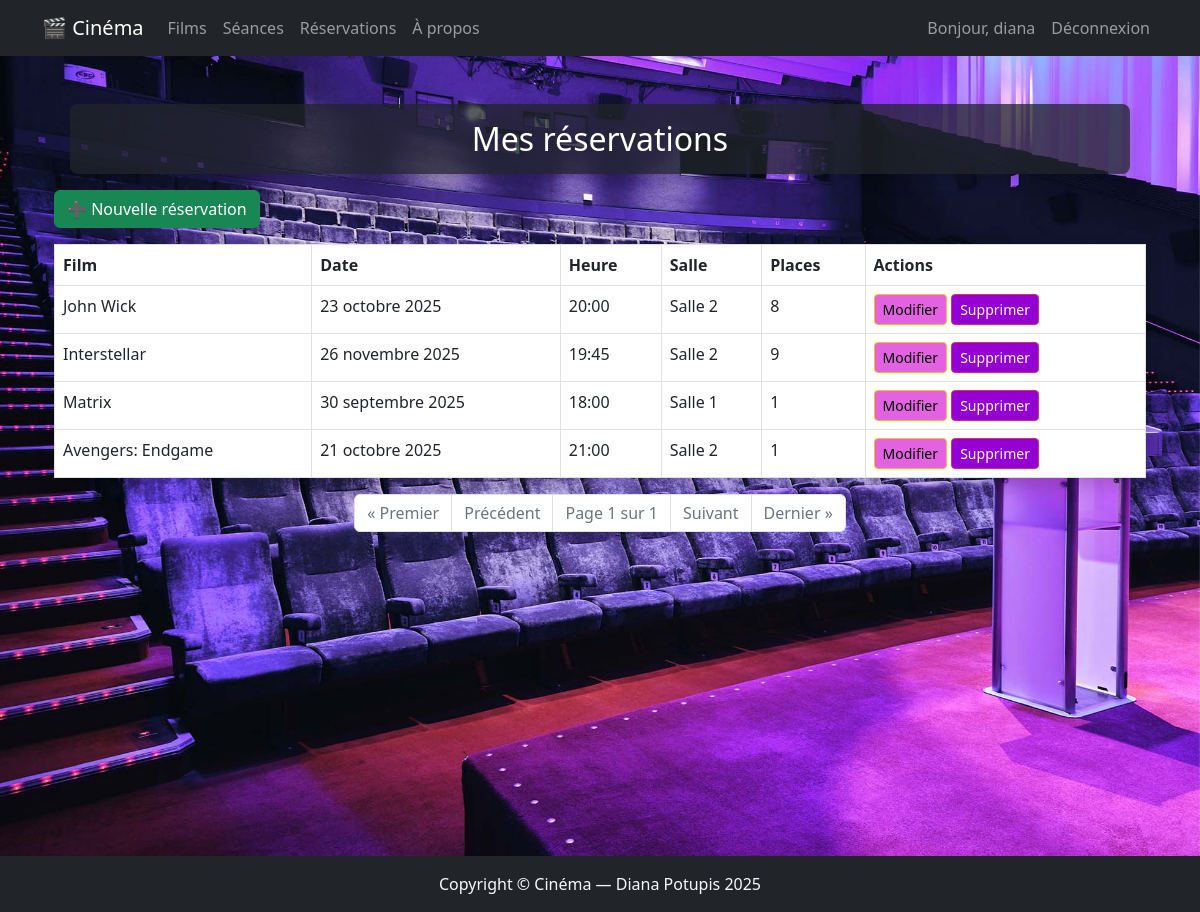
Page /reservations/ (signed in) on the earlier database version.
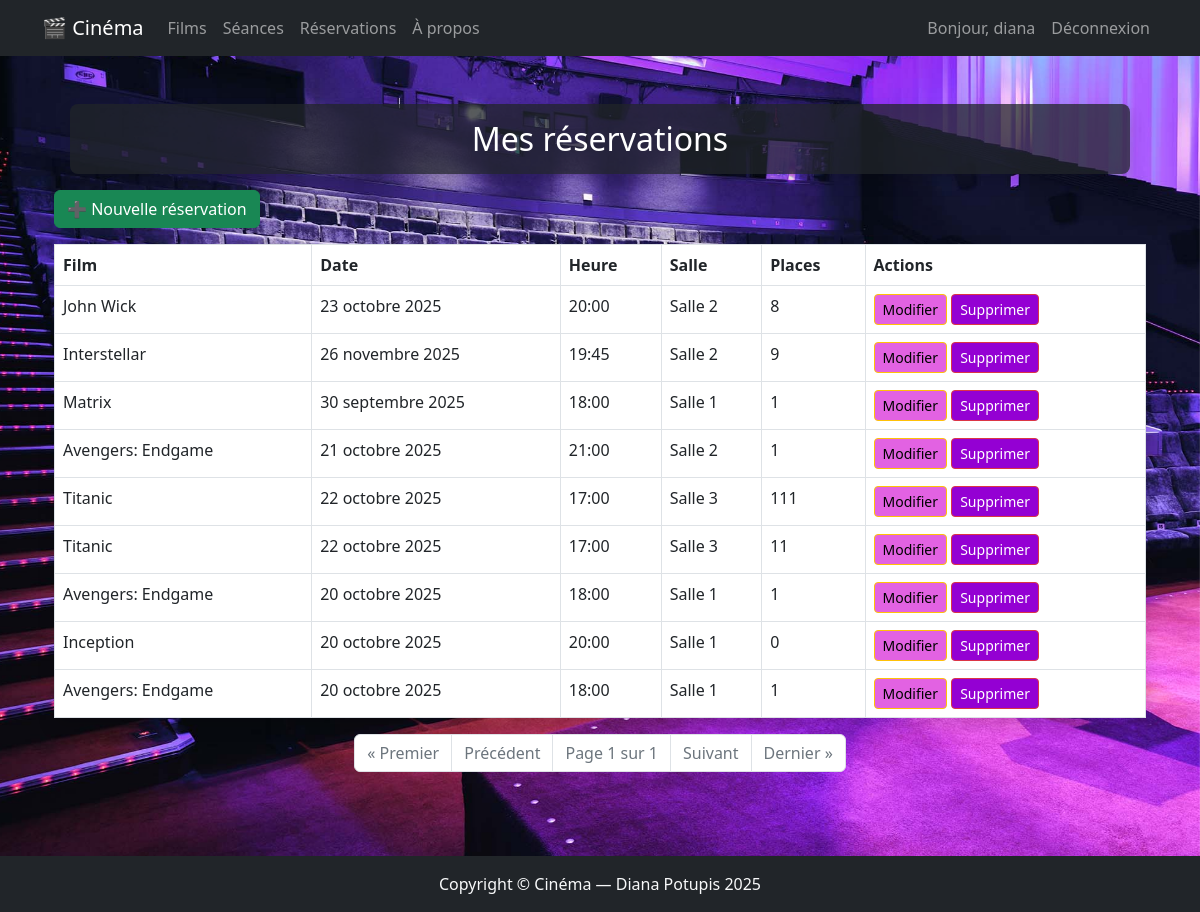
Same page on the later database version.
### demo_app/models.py (models this page shows, shortened)
class Reservation(models.Model):
   user = models.ForeignKey(User,verbose_name="Utilisateur", related_name='reservations', on_delete=models.CASCADE )
   seance = models.ForeignKey(Seance, verbose_name="Seance", related_name='reservations', on_delete=models.CASCADE)
   places = models.PositiveIntegerField(verbose_name="Places")
   reservation_date = models.DateTimeField(auto_now_add=True, verbose_name="Date réservation")
   class Meta:
      ordering = ('reservation_date', )
      verbose_name = "réservation"
      verbose_name_plural = "réservations"

class Seance(models.Model):
   film = models.ForeignKey(Film, verbose_name="Films", related_name='seances', on_delete=models.CASCADE )
   date = models.DateField(verbose_name="Date")
   time = models.TimeField(verbose_name="Heure")
   hall = models.ForeignKey(Hall, verbose_name="Salle", related_name='seances', on_delete=models.CASCADE)
   class Meta:
    ordering = ('date', 'time')
    verbose_name = "séance"
    verbose_name_plural = "séances"

class Film(models.Model):
  title = models.CharField(max_length=100, verbose_name="Titre")
  description = models.TextField(verbose_name="Description")
  duration = models.DurationField(verbose_name="Durée")
  genre = models.ForeignKey(Genre, on_delete=models.SET_NULL, null=True, verbose_name="Genre")
  poster = models.ImageField(verbose_name="Affiche", upload_to='img/', default='img/default.png')
  actors = models.ManyToManyField('Actor', related_name='films', verbose_name="Acteurs")
  class Meta:
    ordering = ('title', )
    verbose_name = "film"
    verbose_name_plural = "films"

class Hall(models.Model):
    name = models.CharField(max_length=50, unique=True, verbose_name="Salle")
    class Meta:
      ordering = ('name', )
      verbose_name = "salle"
      verbose_name_plural = "salles"

### demo_app/views.py (the view)
# urls.py: path('reservations/', views.ReservationListView.as_view(), name='reservation_list'),
@method_decorator(login_required, name='dispatch')
class ReservationListView(View):
    def get(self, request):
        reservations = Reservation.objects.filter(user=request.user)
        paginator = Paginator(reservations, 10)
        page_number = request.GET.get("page")
        page_obj = paginator.get_page(page_number)
        return render(request, 'reservation/reservation_list.html', {'page_obj': page_obj})

### demo_app/templates/reservation/reservation_list.html (shortened to what this page needs)
{% extends 'base.html' %}
{% block content %}
<div class="container mt-5">
  <h2 class="text-white text-center m-3 p-3 bg-dark bg-opacity-75 rounded-3 shadow">Mes réservations</h2>
  <a href="{% url 'reservation_create' %}" class="btn btn-success mb-3">➕ Nouvelle réservation</a>
  {% if page_obj %}
  <table class="table table-bordered bg-white shadow">
    <thead>
      <tr>
        <th>Film</th>
        <th>Date</th>
        <th>Heure</th>
        <th>Salle</th>
        <th>Places</th>
        <th>Actions</th>
      </tr>
    </thead>
    <tbody>
      {% for r in page_obj %}
      <tr>
        <td>{{ r.seance.film.title }}</td>
        <td>{{ r.seance.date }}</td>
        <td>{{ r.seance.time|time:"H:i" }}</td>
        <td>{{ r.seance.hall.name }}</td>
        <td>{{ r.places }}</td>
        <td>
            <a href="{% url 'reservation_edit' r.id %}" class="btn btn-sm btn-warning" style="background-color: rgb(226, 98, 226) ;">Modifier</a>
            <form action="{% url 'reservation_delete' r.id %}" method="post" class="d-inline">
                <button type="submit" class="btn btn-sm btn-danger" style="background-color: darkviolet;">Supprimer</button>
            </form>
        </td>
      </tr>
      {% endfor %}
    </tbody>
  </table>
  {% else %}
  <p class="alert alert-info">Vous n’avez aucune réservation.</p>
  {% endif %}
</div>
{% include 'includes/pagination_section.html' %}
{% endblock %}

### templates/base.html (shortened to what this page needs)
{% load static %}
<!DOCTYPE html>
<html lang="fr">
<head>
  <link rel="stylesheet" href="https://cdnjs.cloudflare.com/ajax/libs/bootstrap/5.2.3/css/bootstrap.min.css" />
  <link rel="stylesheet" href="https://cdnjs.cloudflare.com/ajax/libs/font-awesome/6.4.0/css/all.min.css" />
  <link rel="stylesheet" href="{% static 'css/styles.css' %}">
</head>
<body>
  <nav class="navbar navbar-expand-lg navbar-dark bg-dark ">
    <div class="container">
      <a class="navbar-brand" href="{% url 'index' %}">🎬 Cinéma</a>
      <div class="collapse navbar-collapse" id="navbarNav">
        <ul class="navbar-nav me-auto">
          <li class="nav-item">
            <a class="nav-link" href="{% url 'film-list' %}">Films</a>
          </li>
          <li class="nav-item">
            <a class="nav-link" href="{% url 'seances' %}">Séances</a>
          </li>
          {% if user.is_authenticated %}
          <li class="nav-item">
            <a class="nav-link" href="{% url 'reservation_list' %}">Réservations</a>
          </li>
          {% endif %}
          <li class="nav-item">
            <a class="nav-link" href="{% url 'about' %}">À propos</a>
          </li>
        </ul>
        <ul class="navbar-nav">
          {% if user.is_authenticated %}
          <li class="nav-item">
            <a class="nav-link" >Bonjour, {{ user.username }}</a>
          </li>
          <li class="nav-item">
            <form method="post" action="{% url 'logout' %}">
              <button type="submit" class="btn btn-link nav-link" style="padding: 2; border: none; cursor: pointer;">Déconnexion</button>
            </form>
          </li>
          {% endif %}
        </ul>
      </div>
    </div>
  </nav>
  <main class="bg-cover d-flex">
    <div class="container">
      {% block content %}{% endblock %}
    </div>
  </main>
  <footer class="bg-dark text-light text-center">
    <p class="mb-0 p-3">Copyright &copy; Cinéma — Diana Potupis 2025</p>
  </footer>
</body>
</html>

### demo_app/templates/includes/pagination_section.html
<nav aria-label="Page navigation">
  <ul class="pagination justify-content-center text-white">
    {% if page_obj.has_previous %}
      <li class="page-item">
        <a class="page-link" href="?page=1">&laquo; Premier</a>
      </li>
      <li class="page-item">
        <a class="page-link" href="?page={{ page_obj.previous_page_number }}">Précédent</a>
      </li>
    {% else %}
      <li class="page-item disabled"><span class="page-link">&laquo; Premier</span></li>
      <li class="page-item disabled"><span class="page-link">Précédent</span></li>
    {% endif %}
    <li class="page-item disabled">
      <span class="page-link">Page {{ page_obj.number }} sur {{ page_obj.paginator.num_pages }}</span>
    </li>
    {% if page_obj.has_next %}
      <li class="page-item">
        <a class="page-link" href="?page={{ page_obj.next_page_number }}">Suivant</a>
      </li>
      <li class="page-item">
        <a class="page-link" href="?page={{ page_obj.paginator.num_pages }}">Dernier &raquo;</a>
      </li>
    {% else %}
      <li class="page-item disabled"><span class="page-link">Suivant</span></li>
      <li class="page-item disabled"><span class="page-link">Dernier &raquo;</span></li>
    {% endif %}
  </ul>
</nav>

### static/css/styles.css (style rules this page uses)
.bg-cover { background: url("../img/cover.jpg") no-repeat center center; background-size: cover; background-attachment: fixed; width: 100%; min-height: 100vh; display: flex; flex-direction: column; justify-content: flex-start; }
.btn { transition: all 0.2s ease-in-out; }

Differences in the rows shown:
added Reservation: seance.film "Titanic", seance "22 octobre 2025", seance.time "17:00", seance.hall.name "Salle 3", places "111"
added Reservation: seance.film "Titanic", seance "22 octobre 2025", seance.time "17:00", seance.hall.name "Salle 3", places "11"
added Reservation: seance.film "Avengers: Endgame", seance "20 octobre 2025", seance.time "18:00", seance.hall.name "Salle 1", places "1"
added Reservation: seance.film "Inception", seance "20 octobre 2025", seance.time "20:00", seance.hall.name "Salle 1", places "0"
added Reservation: seance.film "Avengers: Endgame", seance "20 octobre 2025", seance.time "18:00", seance.hall.name "Salle 1", places "1"
